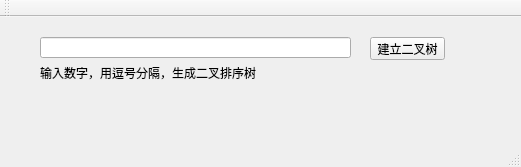
<?xml version="1.0" encoding="UTF-8"?>
<ui version="4.0">
 <class>MainWindow</class>
 <widget class="QMainWindow" name="MainWindow">
  <property name="geometry">
   <rect>
    <x>0</x>
    <y>0</y>
    <width>521</width>
    <height>167</height>
   </rect>
  </property>
  <property name="windowTitle">
   <string>MainWindow</string>
  </property>
  <widget class="QWidget" name="centralWidget">
   <widget class="QPushButton" name="pushButton">
    <property name="geometry">
     <rect>
      <x>370</x>
      <y>20</y>
      <width>75</width>
      <height>23</height>
     </rect>
    </property>
    <property name="text">
     <string>建立二叉树</string>
    </property>
   </widget>
   <widget class="QLineEdit" name="lineEdit">
    <property name="geometry">
     <rect>
      <x>40</x>
      <y>20</y>
      <width>311</width>
      <height>21</height>
     </rect>
    </property>
   </widget>
   <widget class="QLabel" name="label">
    <property name="geometry">
     <rect>
      <x>40</x>
      <y>40</y>
      <width>251</width>
      <height>31</height>
     </rect>
    </property>
    <property name="text">
     <string>输入数字，用逗号分隔，生成二叉排序树</string>
    </property>
   </widget>
  </widget>
  <widget class="QToolBar" name="mainToolBar">
   <attribute name="toolBarArea">
    <enum>TopToolBarArea</enum>
   </attribute>
   <attribute name="toolBarBreak">
    <bool>false</bool>
   </attribute>
  </widget>
  <widget class="QStatusBar" name="statusBar"/>
 </widget>
 <layoutdefault spacing="6" margin="11"/>
 <resources/>
 <connections/>
</ui>
